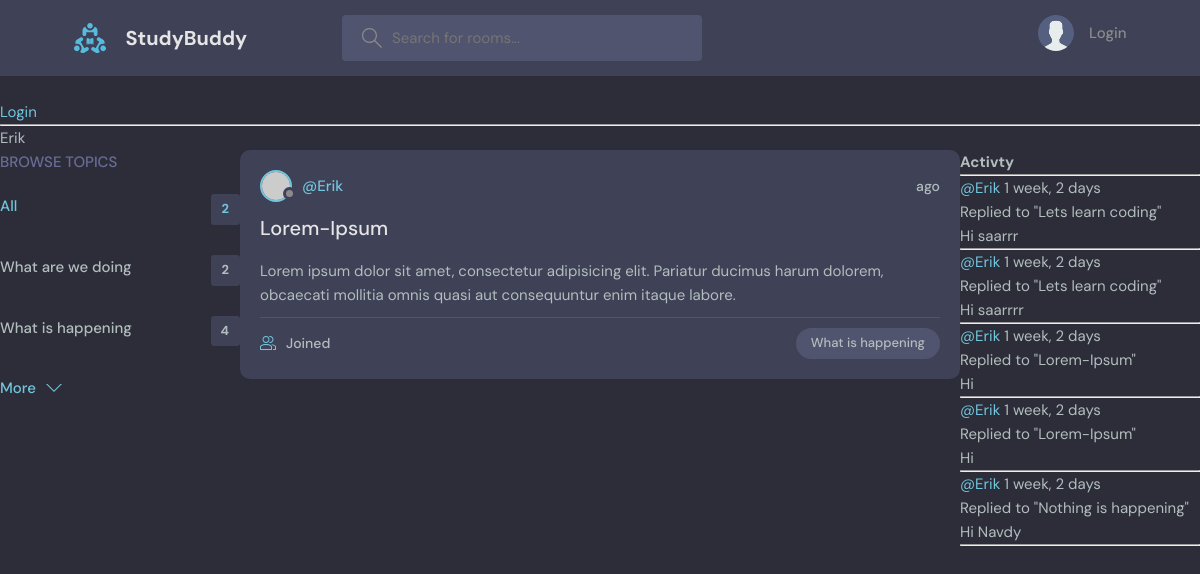
The page /profile-user/3/ on the database its author committed.
### base/models.py (models this page shows, shortened)
class Topic(models.Model):
    name = models.CharField(max_length=200)

class Rooms(models.Model):
    host = models.ForeignKey(User,on_delete=models.SET_NULL,null=True)
    topic = models.ForeignKey(Topic,on_delete=models.SET_NULL,null=True)
    name = models.CharField(max_length=200)
    participants = models.ManyToManyField(User,related_name='participants')
    description = models.TextField(null=True,blank=True)
    updated = models.DateTimeField(auto_now=True)
    added = models.DateTimeField(auto_now_add=True)
    def __str__(self):
        return self.name
    class Meta:
        ordering = ['-updated','-added']

class Message(models.Model):
    user = models.ForeignKey(User,on_delete=models.CASCADE)
    room = models.ForeignKey(Rooms,on_delete=models.CASCADE)
    body = models.TextField()
    updated = models.DateTimeField(auto_now=True)
    added = models.DateTimeField(auto_now_add=True)
    def __str__(self):
        return self.body[:50]
    class Meta:
            ordering = ['-updated','-added']

### base/views.py (the view)
# urls.py: path('profile-user/<str:pk>/',views.profile_user,name='profile-user'),
def profile_user(request,pk):
    user = User.objects.get(id=pk)
    room = user.rooms_set.all()
    topic = Topic.objects.all()
    room_messages = user.message_set.all()
    context = {'user':user,'rooms':room,'topic':topic,'room_messages':room_messages}
    return render(request,'base/profile.html',context)

### base/templates/base/profile.html (shortened to what this page needs)
{% extends 'main.html' %}
{%block content%}
    <p>{{user}}</p>
    <div class="profile-container">
        <div>
            {% include 'base/topics_component.html' %}
        </div>
        <div>
            {% include 'base/feed_component.html' %}
        </div>
        <div>
            {% include 'base/activity_component.html' %}
        </div>
    </div>
{% endblock %}

### base/templates/base/topics_component.html
<div class="topics">
          <div class="topics__header">
            <h2>Browse Topics</h2>
          </div>
          <ul class="topics__list">
            <li>
              <a href="{% url 'home' %}" class="active">All <span>{{topic.count}}</span></a>
            </li>
            {% for t in topic %}
            <li>
              <a href="{% url 'home' %}?q={{t.name}}">{{t.name}}<span>{{ t.rooms_set.all.count }}</span></a>
            </li>
            {% endfor %}
          </ul>
          <a class="btn btn--link" href="topics.html">
            More
            <svg version="1.1" xmlns="http://www.w3.org/2000/svg" width="32" height="32" viewBox="0 0 32 32">
              <title>chevron-down</title>
              <path d="M16 21l-13-13h-3l16 16 16-16h-3l-13 13z"></path>
            </svg>
          </a>
        </div>

### base/templates/base/feed_component.html (shortened to what this page needs)
{% for room in rooms%}
<div class="roomListRoom">
            <div class="roomListRoom__header">
              <a href="{% url 'profile-user' room.host.id %}" class="roomListRoom__author">
                <div class="avatar avatar--small">
                  <img src="https://randomuser.me/api/portraits/women/11.jpg" />
                </div>
                <span>@{{room.host.username}}</span>
              </a>
              <div class="roomListRoom__actions">
                <span>{{ rooms.added|timesince }}ago</span>
              </div>
            </div>
            <div class="roomListRoom__content">
              <a href="{% url 'room' room.id %}">{{room.name}}</a>
              <p>
                Lorem ipsum dolor sit amet, consectetur adipisicing elit. Pariatur ducimus harum dolorem, obcaecati
                mollitia omnis quasi aut consequuntur enim itaque labore.
              </p>
            </div>
            <div class="roomListRoom__meta">
              <a href="{% url 'room' room.id %}" class="roomListRoom__joined">
                {{rooms.participants.all.count}} Joined
              </a>
              <p class="roomListRoom__topic">{{room.topic.name}}</p>
            </div>
          </div>
          {% endfor %}

### base/templates/base/activity_component.html (shortened to what this page needs)
<h1>Activty</h1><hr>
        {% for msg in room_messages %}
        <div>
            <p><a href="{% url 'profile-user' msg.user.id %}">@{{msg.user}}</a>    {{msg.added|timesince}}</p>
            <small>Replied to "{{msg.room}}"</small><br>
            <p>{{msg}}</p>
            <hr>
        </div>
        {% endfor%}

### static/styles/style.css (style rules this page uses)
:root { --color-main: #71c6dd; --color-main-light: #e1f6fb; --color-dark: #3f4156; --color-dark-medium: #51546e; --color-dark-light: #696d97; --color-light: #e5e5e5; --color-gray: #8b8b8b; --color-light-gray: #b2bdbd; --color-bg: #2d2d39; --color-success: #5dd693; --color-error: #fc4b0b; }
* { font-family: "DM Sans", -apple-system, BlinkMacSystemFont, "Segoe UI", Roboto, Oxygen, Ubuntu, Cantarell, "Open Sans", "Helvetica Neue", sans-serif; margin: 0; padding: 0; box-sizing: border-box; text-rendering: optimizeLegibility; font-size: inherit; }
html { font-size: 56.25%; }
@media only screen and (min-width: 1200px) { html { font-size: 62.5%; } }
body { line-height: 1.6; font-weight: 400; font-size: 1.5rem; color: var(--color-light-gray); background-color: var(--color-bg); min-height: 100vh; }
img { width: 100%; }
a { display: inline-block; color: var(--color-main); text-decoration: none; }
.btn { background-color: transparent; border: none; display: inline-flex; align-items: center; gap: 1rem; cursor: pointer; transition: all ease-in-out 0.3s; padding: 1rem 2rem; border-radius: 5px; box-shadow: 1px 1px 3px 1px rgba(0, 0, 0, 0.15); font-weight: 500; }
.btn--link { border-radius: 0; padding: 0; color: var(--color-main); box-shadow: none; }
.btn > svg { fill: currentColor; width: 1.6rem; height: 1.6rem; }
.avatar { position: relative; display: inline-block; border-radius: 50%; border: 2px solid var(--color-main); }
.avatar img { display: block; border-radius: 50%; object-fit: cover; object-position: center; }
.avatar::after { content: ""; display: block; position: absolute; background-color: var(--color-gray); z-index: 111; border-radius: 50%; border: 0.3rem solid var(--color-dark); }
.avatar.avatar--small img { width: 2.8rem; height: 2.8rem; }
.avatar.avatar--small:after { width: 0.7rem; height: 0.7rem; bottom: 0px; right: -6px; }
.topics__header { margin-bottom: 2rem; }
.topics__header h2 { text-transform: uppercase; font-weight: 500; color: var(--color-dark-light); }
.topics__list { list-style: none; }
.topics__list li a { display: flex; justify-content: space-between; margin-bottom: 3rem; font-weight: 500; color: var(--color-light-gray); transition: all 0.3s ease-in-out; }
.topics__list li a.active, .topics__list li a:hover { color: var(--color-main); }
.topics__list li a span { padding: 0.5rem 1rem; background-color: var(--color-dark); border-radius: 3px; font-size: 1.3rem; font-weight: 700; letter-spacing: 1px; }
.roomListRoom { margin-bottom: 2.4rem; background-color: var(--color-dark); border-radius: 1rem; padding: 2rem; }
.roomListRoom__header { display: flex; justify-content: space-between; align-items: center; }
.roomListRoom__author { font-weight: 500; display: flex; align-items: center; gap: 1rem; }
.roomListRoom__actions { display: flex; align-items: flex-start; gap: 1rem; position: relative; }
.roomListRoom__actions span { font-size: 1.4rem; font-weight: 500; }
.roomListRoom__content { margin: 1rem 0; }
.roomListRoom__content a { font-size: 2rem; font-weight: 500; margin-bottom: 1.5rem; color: var(--color-light); transition: all 0.3s ease-in-out; }
.roomListRoom__meta { border-top: 1px solid var(--color-dark-medium); padding-top: 1rem; display: flex; align-items: center; justify-content: space-between; }
.roomListRoom__joined { color: var(--color-light-gray); display: flex; align-items: center; gap: 1rem; font-size: 1.4rem; font-weight: 500; }
.roomListRoom__joined svg { fill: var(--color-main); width: 1.6rem; height: 1.6rem; }
.roomListRoom__topic { padding: 5px 1.5rem; background-color: var(--color-dark-medium); border-radius: 5rem; font-weight: 500; font-size: 1.3rem; }

### base/templates/base/profile.html (style rules this page uses)
.profile-container { display: grid; grid-template-columns: 1fr 3fr 1fr; }

### rows shown on the page
Topic: name "What are we doing", rooms_set.all.count "2"
Topic: name "What is happening", rooms_set.all.count "4"
Rooms: host.username "Erik", name "Lorem-Ipsum", topic.name "What is happening"
Message: user "Erik", added "1 week, 2 days", room "Lets learn coding", body "Hi saarrr"
Message: user "Erik", added "1 week, 2 days", room "Lets learn coding", body "Hi saarrrr"
Message: user "Erik", added "1 week, 2 days", room "Lorem-Ipsum", body "Hi"
Message: user "Erik", added "1 week, 2 days", room "Lorem-Ipsum", body "Hi"
Message: user "Erik", added "1 week, 2 days", room "Nothing is happening", body "Hi Navdy"

### other values the page prints
{{ user }} "Erik"
{{ topic.count }} "2"
